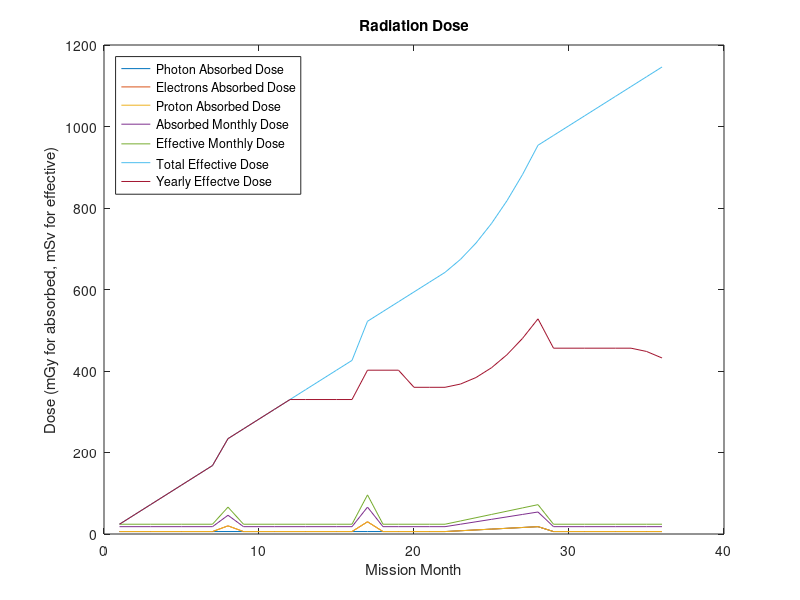

This figure's MATLAB source:
clear ; clc ; close all ;
photons = linspace( 6 , 6 , 36 ) ; % mGy
electrons = linspace( 6 , 6 , 36 ) ; % mGy
protons = linspace( 6 , 6 , 36 ) ; % mGy
protons(8) = 20 ;
electrons(8) = 20 ;
protons(17) = 30 ;
electrons(17) = 30 ;
monthlydose = linspace( 6 , 18 , 7 ) ;
protons(22:28) = monthlydose ;
electrons(22:28) = monthlydose ;
photons(22:28) = monthlydose ;
absorbed = photons + electrons + protons ;

Hphot = photons*1 ;
Hele = electrons*1 ;
Hpro = protons*2 ;
H = Hphot+Hele+Hpro ;

CumuDoseL = zeros(1,37) ;
for ii = 1:36
   CumuDoseL(ii+1) = CumuDoseL(ii) + H(ii) ;
end
CumuDose = CumuDoseL( 2:37 ) ;

MonthDoses = [ zeros( 1 , 11 ) , H ] ;
YearlyDose = zeros( 1 , 36 ) ;
for ii = 1:36
    for jj = 1:12
        YearlyDose(ii) = YearlyDose(ii) + MonthDoses(ii+jj-1) ;
    end
end

months = 1:36 ;
figure
plot( months , photons , months , electrons , months , protons , months , absorbed , months , H , months , CumuDose , months , YearlyDose )
title( 'Radiation Dose' )
xlabel( 'Mission Month' )
ylabel( 'Dose (mGy for absorbed, mSv for effective)' )
legend( 'Photon Absorbed Dose' , 'Electrons Absorbed Dose' , 'Proton Absorbed Dose' , 'Absorbed Monthly Dose' , 'Effective Monthly Dose' , 'Total Effective Dose' , 'Yearly Effectve Dose' , 'Location' , 'northwest' ) 
disp( 'a' )
disp( 'The total effective dose only reaches 1146 mSv and the career limit is 2500 mSv.' )
disp( 'b' )
alpha = 120 ; % mGy
effectiveDose = alpha*20 ; 
disp( 'With an effective dose of 2.4 Sv there is a 35% chance of fatality in 30 days' )
